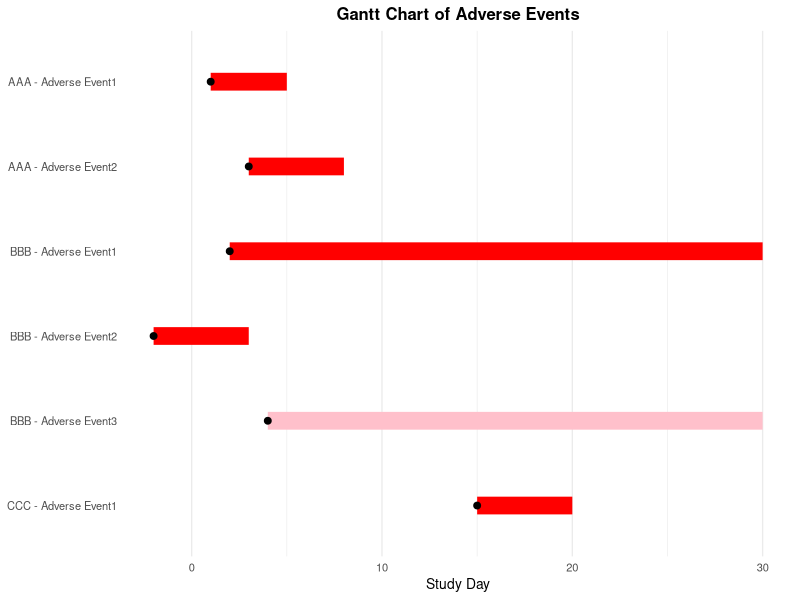

Recreate this plot in R.
out <- Sys.getenv("OUT_DIR")
if (out == "" || is.na(out)) out <- getwd()
if (!dir.exists(out)) dir.create(out, recursive = TRUE, showWarnings = FALSE)

suppressPackageStartupMessages({
  library(dplyr)
  library(tibble)
  library(openxlsx)
})

# -------------------------------------------------------------------------
# test_dummy_data (as in SAS macro)
dummy <- tibble::tibble(
  SUBJID = c("AAA", "AAA", "BBB", "BBB", "BBB", "CCC"),
  AETERM = c("Adverse Event1", "Adverse Event2", "Adverse Event1",
             "Adverse Event2", "Adverse Event3", "Adverse Event1"),
  AESTDY = c(1, 3, 2, -2, 4, 15),
  AEENDY = c(5, 8, 30, 3, NA_real_, 20)
)

target_dataest <- dummy
target_st <- "AESTDY"
target_en <- "AEENDY"

# -------------------------------------------------------------------------
# proc sql: min(min(&target_st,1)) and max(max(&target_st,&target_en))
min_val <- min(pmin(target_dataest[[target_st]], 1), na.rm = TRUE)
row_max <- ifelse(is.na(target_dataest[[target_en]]),
                  target_dataest[[target_st]],
                  pmax(target_dataest[[target_st]], target_dataest[[target_en]], na.rm = TRUE))
max_val <- max(row_max, na.rm = TRUE)
range_val <- (max_val - min_val) + as.integer(0 < min_val)

# -------------------------------------------------------------------------
# data __wk1 logic for st/en and ar array
wk1 <- target_dataest %>%
  mutate(
    st = ifelse(min_val < 1,
                .data[[target_st]] - min_val + as.integer(.data[[target_st]] < 1),
                .data[[target_st]]),
    en = ifelse(min_val < 1,
                ifelse(is.na(.data[[target_en]]), NA_real_,
                       .data[[target_en]] - min_val + as.integer(.data[[target_en]] < 1)),
                .data[[target_en]])
  )

n <- nrow(wk1)
ar_mat <- matrix("", nrow = n, ncol = range_val)
for (r in seq_len(n)) {
  st_r <- wk1$st[r]
  en_r <- wk1$en[r]
  for (j in seq_len(range_val)) {
    if (!is.na(en_r) && st_r <= j && j <= en_r) {
      ar_mat[r, j] <- "Y"
    } else if (is.na(en_r) && st_r == j) {
      ar_mat[r, j] <- "Y"
    } else if (is.na(en_r) && st_r <= j) {
      ar_mat[r, j] <- "O"
    } else {
      ar_mat[r, j] <- ""
    }
  }
}

# Day labels: from min to max excluding 0, length == range_val
day_seq <- seq(min_val, max_val)
day_seq <- day_seq[day_seq != 0]
day_labels <- as.character(day_seq)  # "-2","-1","1",...,"30"

# Build gant dataset as SAS reference expects:
# columns: ID, EVENT, STDY, ENDY, -2, -1, 1, 2, ..., 30
# values for day columns are ar values
gant_core <- tibble::tibble(
  ID = dummy$SUBJID,
  EVENT = dummy$AETERM,
  STDY = dummy$AESTDY,
  ENDY = dummy$AEENDY
)

ar_df_named <- as_tibble(ar_mat, .name_repair = "minimal")
colnames(ar_df_named) <- day_labels

gant <- bind_cols(gant_core, ar_df_named)

# Write dataset gant.csv with exact SAS column names
write.csv(gant, file.path(out, "gant.csv"), row.names = FALSE, na = "")

# -------------------------------------------------------------------------
# Build Excel file equivalent to ODS EXCEL (optional, for completeness)
header <- c("ID", "Event", "STDY", "ENDY", day_labels)
excel_data <- gant_core
# need same header case as SAS ODS: "ID","Event","STDY","ENDY" + days
excel_data_full <- bind_cols(excel_data, ar_df_named)
colnames(excel_data_full) <- header

wb <- createWorkbook()
addWorksheet(wb, "GANT")

header_darkblue <- createStyle(fgFill = "#00008B", fontColour = "#FFFFFF",
                               textDecoration = "bold", halign = "center", valign = "center",
                               border = "TopBottomLeftRight", borderStyle = "thin")
header_blue <- createStyle(fgFill = "#0000FF", fontColour = "#FFFFFF",
                           textDecoration = "bold", halign = "center", valign = "center",
                           border = "TopBottomLeftRight", borderStyle = "thin")
style_red <- createStyle(fgFill = "#FF0000", fontColour = "#FF0000",
                         halign = "center", border = "TopBottomLeftRight", borderStyle = "thin")
style_pink <- createStyle(fgFill = "#FFC0CB", fontColour = "#FFC0CB",
                          halign = "center", border = "TopBottomLeftRight", borderStyle = "thin")
style_white <- createStyle(fgFill = "#FFFFFF", fontColour = "#FFFFFF",
                           halign = "center", border = "TopBottomLeftRight", borderStyle = "thin")
style_normal <- createStyle(halign = "left", valign = "center",
                            border = "TopBottomLeftRight", borderStyle = "thin")
style_normal_center <- createStyle(halign = "center", valign = "center",
                                    border = "TopBottomLeftRight", borderStyle = "thin")

writeData(wb, "GANT", t(header), startRow = 1, startCol = 1, colNames = FALSE, rowNames = FALSE)
for (c in seq_along(header)) {
  st <- if (c <= 4) header_darkblue else header_blue
  addStyle(wb, "GANT", style = st, rows = 1, cols = c, gridExpand = FALSE, stack = TRUE)
}
writeData(wb, "GANT", excel_data_full, startRow = 2, startCol = 1, colNames = FALSE, rowNames = FALSE)

n_rows <- nrow(excel_data_full)
n_cols <- ncol(excel_data_full)
for (r in seq_len(n_rows)) {
  excel_row <- r + 1
  addStyle(wb, "GANT", style = style_normal, rows = excel_row, cols = 1, gridExpand = FALSE, stack = TRUE)
  addStyle(wb, "GANT", style = style_normal, rows = excel_row, cols = 2, gridExpand = FALSE, stack = TRUE)
  addStyle(wb, "GANT", style = style_normal_center, rows = excel_row, cols = 3, gridExpand = FALSE, stack = TRUE)
  addStyle(wb, "GANT", style = style_normal_center, rows = excel_row, cols = 4, gridExpand = FALSE, stack = TRUE)
  for (c in 5:n_cols) {
    j <- c - 4
    val <- ar_mat[r, j]
    st_cell <- if (val == "Y") style_red else if (val == "O") style_pink else style_white
    addStyle(wb, "GANT", style = st_cell, rows = excel_row, cols = c, gridExpand = FALSE, stack = TRUE)
  }
}
setColWidths(wb, "GANT", cols = 1, widths = 10)
setColWidths(wb, "GANT", cols = 2, widths = 20)
setColWidths(wb, "GANT", cols = 3:4, widths = 8)
if (n_cols >= 5) setColWidths(wb, "GANT", cols = 5:n_cols, widths = 3)
freezePane(wb, "GANT", firstActiveRow = 2, firstActiveCol = 5)
saveWorkbook(wb, file.path(out, "gant.xlsx"), overwrite = TRUE)

# Plain-text rendering
txt_path <- file.path(out, "gant.txt")
sink(txt_path)
cat("Gantt Chart Data\n")
print(as.data.frame(gant), row.names = FALSE)
sink()

# PNG visualization
suppressPackageStartupMessages(library(ggplot2))
plot_df <- dummy %>%
  mutate(
    row_id = row_number(),
    label = paste(SUBJID, AETERM, sep = " - "),
    end_plot = ifelse(is.na(AEENDY), max_val, AEENDY)
  )
p <- ggplot(plot_df) +
  geom_segment(aes(x = AESTDY, xend = end_plot, y = reorder(label, -row_id), yend = reorder(label, -row_id),
                   colour = is.na(AEENDY)), linewidth = 6) +
  geom_point(aes(x = AESTDY, y = reorder(label, -row_id)), size = 2) +
  scale_colour_manual(values = c("TRUE" = "pink", "FALSE" = "red"), guide = "none") +
  labs(title = "Gantt Chart of Adverse Events", x = "Study Day", y = NULL) +
  theme_minimal(base_size = 10) +
  theme(panel.grid.major.y = element_blank(), plot.title = element_text(hjust = 0.5, face = "bold"))
ggsave(file.path(out, "gant.png"), plot = p, width = 10, height = 4, dpi = 150, bg = "white")
